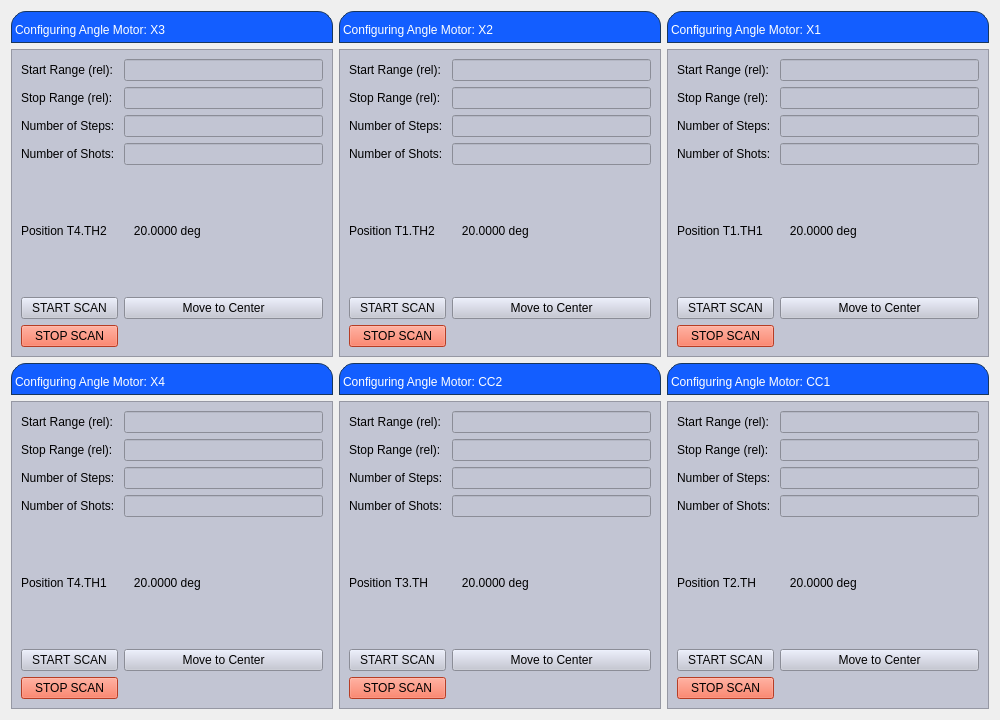
<?xml version="1.0" encoding="UTF-8"?>
<ui version="4.0">
 <class>Form</class>
 <widget class="QWidget" name="Form">
  <property name="geometry">
   <rect>
    <x>0</x>
    <y>0</y>
    <width>1000</width>
    <height>720</height>
   </rect>
  </property>
  <property name="windowTitle">
   <string>Scan Config</string>
  </property>
  <layout class="QGridLayout" name="gridLayout_main">
    <item row="0" column="0">
     <layout class="QVBoxLayout" name="verticalLayout_x3">
      <item>
       <widget class="QLabel" name="label_x3">
        <property name="styleSheet">
         <string notr="true">
background-color: rgb(19, 94, 255);
qproperty-alignment: AlignCenter;
border: 1px solid #FF17365D;
border-top-left-radius: 15px;
border-top-right-radius: 15px;
padding: 5 px 0 px;
color: rgb(255,255,255);
max-height: 25 px;
font-size: 14 px;
</string>
        </property>
        <property name="text">
         <string>Configuring Angle Motor: X3</string>
        </property>
       </widget>
      </item>
      <item>
       <widget class="QFrame" name="frame_x3">
        <property name="styleSheet">
         <string notr="true">background-color: rgb(194, 197, 211);</string>
        </property>
        <property name="frameShape">
         <enum>QFrame::StyledPanel</enum>
        </property>
        <property name="frameShadow">
         <enum>QFrame::Raised</enum>
        </property>
        <layout class="QGridLayout" name="gridLayout_x3">
         <item row="0" column="0">
          <widget class="QLabel" name="StartRange_x3">
           <property name="text">
            <string>Start Range (rel):</string>
           </property>
          </widget>
         </item>
         <item row="0" column="1" colspan="2">
          <widget class="PyDMLineEdit" name="startLineEdit_x3">
           <property name="precisionFromPV" stdset="0">
            <bool>true</bool>
           </property>
           <property name="channel" stdset="0">
            <string/>
           </property>
          </widget>
         </item>
         <item row="1" column="0">
          <widget class="QLabel" name="StopRange_x3">
           <property name="text">
            <string>Stop Range (rel):</string>
           </property>
          </widget>
         </item>
         <item row="1" column="1" colspan="2">
          <widget class="PyDMLineEdit" name="stopLineEdit_x3">
           <property name="channel" stdset="0">
            <string/>
           </property>
          </widget>
         </item>
         <item row="2" column="0">
          <widget class="QLabel" name="nSteps_x3">
           <property name="text">
            <string>Number of Steps:</string>
           </property>
          </widget>
         </item>
         <item row="2" column="1" colspan="2">
          <widget class="PyDMLineEdit" name="stepLineEdit_x3">
           <property name="channel" stdset="0">
            <string/>
           </property>
          </widget>
         </item>
         <item row="3" column="0">
          <widget class="QLabel" name="nShots_x3">
           <property name="text">
            <string>Number of Shots:</string>
           </property>
          </widget>
         </item>
         <item row="3" column="1" colspan="2">
          <widget class="PyDMLineEdit" name="nShotsLineEdit_x3">
           <property name="channel" stdset="0">
            <string/>
           </property>
          </widget>
         </item>
         <item row="4" column="0">
          <widget class="PyDMLabel" name="PositionLabel_x3">
           <property name="text">
            <string>Position T4.TH2</string>
           </property>
          </widget>
         </item>
         <item row="4" column="1">
          <widget class="PyDMLabel" name="PositionRBV_x3">
           <property name="text">
            <string>   20.0000 deg</string>
           </property>
           <property name="precision" stdset="0">
            <number>4</number>
           </property>
           <property name="showUnits" stdset="0">
            <bool>true</bool>
           </property>
           <property name="precisionFromPV" stdset="0">
            <bool>false</bool>
           </property>
           <property name="channel" stdset="0">
            <string>CA://XCS:SND:T4:TH2.RBV</string>
           </property>
          </widget>
         </item>
         <item row="4" column="2">
          <widget class="PyDMByteIndicator" name="byte_x3" native="true">
           <property name="toolTip">
            <string/>
           </property>
           <property name="channel" stdset="0">
            <string>CA://XCS:SND:T4:TH2.MOVN</string>
           </property>
           <property name="showLabels" stdset="0">
            <bool>true</bool>
           </property>
           <property name="circles" stdset="0">
            <bool>true</bool>
           </property>
           <property name="numBits" stdset="0">
            <number>1</number>
           </property>
           <property name="labels" stdset="0">
            <stringlist>
             <string></string>
            </stringlist>
           </property>
          </widget>
         </item>
         <item row="5" column="0">
          <widget class="PyDMPushButton" name="startButton_x3">
           <property name="styleSheet">
            <string notr="true">color: rgb(7, 7, 7);</string>
           </property>
           <property name="text">
            <string>START SCAN</string>
           </property>
           <property name="channel" stdset="0">
            <string/>
           </property>
          </widget>
         </item>
         <item row="5" column="1" colspan="2">
          <widget class="PyDMPushButton" name="moveToCenter_x3">
           <property name="text">
            <string>Move to Center</string>
           </property>
          </widget>
         </item>
         <item row="6" column="0">
          <widget class="PyDMPushButton" name="stopButton_x3">
           <property name="styleSheet">
            <string notr="true">background-color: rgb(255, 86, 52);
color: rgb(0, 0, 0);</string>
           </property>
           <property name="text">
            <string>STOP SCAN</string>
           </property>
           <property name="channel" stdset="0">
            <string/>
           </property>
          </widget>
         </item>
        </layout>
       </widget>
      </item>
     </layout>
    </item>
    <item row="0" column="1">
     <layout class="QVBoxLayout" name="verticalLayout_x2">
      <item>
       <widget class="QLabel" name="label_x2">
        <property name="styleSheet">
         <string notr="true">
background-color: rgb(19, 94, 255);
qproperty-alignment: AlignCenter;
border: 1px solid #FF17365D;
border-top-left-radius: 15px;
border-top-right-radius: 15px;
padding: 5 px 0 px;
color: rgb(255,255,255);
max-height: 25 px;
font-size: 14 px;
</string>
        </property>
        <property name="text">
         <string>Configuring Angle Motor: X2</string>
        </property>
       </widget>
      </item>
      <item>
       <widget class="QFrame" name="frame_x2">
        <property name="styleSheet">
         <string notr="true">background-color: rgb(194, 197, 211);</string>
        </property>
        <property name="frameShape">
         <enum>QFrame::StyledPanel</enum>
        </property>
        <property name="frameShadow">
         <enum>QFrame::Raised</enum>
        </property>
        <layout class="QGridLayout" name="gridLayout_x2">
         <item row="0" column="0">
          <widget class="QLabel" name="StartRange_x2">
           <property name="text">
            <string>Start Range (rel):</string>
           </property>
          </widget>
         </item>
         <item row="0" column="1" colspan="2">
          <widget class="PyDMLineEdit" name="startLineEdit_x2">
           <property name="precisionFromPV" stdset="0">
            <bool>true</bool>
           </property>
           <property name="channel" stdset="0">
            <string/>
           </property>
          </widget>
         </item>
         <item row="1" column="0">
          <widget class="QLabel" name="StopRange_x2">
           <property name="text">
            <string>Stop Range (rel):</string>
           </property>
          </widget>
         </item>
         <item row="1" column="1" colspan="2">
          <widget class="PyDMLineEdit" name="stopLineEdit_x2">
           <property name="channel" stdset="0">
            <string/>
           </property>
          </widget>
         </item>
         <item row="2" column="0">
          <widget class="QLabel" name="nSteps_x2">
           <property name="text">
            <string>Number of Steps:</string>
           </property>
          </widget>
         </item>
         <item row="2" column="1" colspan="2">
          <widget class="PyDMLineEdit" name="stepLineEdit_x2">
           <property name="channel" stdset="0">
            <string/>
           </property>
          </widget>
         </item>
         <item row="3" column="0">
          <widget class="QLabel" name="nShots_x2">
           <property name="text">
            <string>Number of Shots:</string>
           </property>
          </widget>
         </item>
         <item row="3" column="1" colspan="2">
          <widget class="PyDMLineEdit" name="nShotsLineEdit_x2">
           <property name="channel" stdset="0">
            <string/>
           </property>
          </widget>
         </item>
         <item row="4" column="0">
          <widget class="PyDMLabel" name="PositionLabel_x2">
           <property name="text">
            <string>Position T1.TH2</string>
           </property>
          </widget>
         </item>
         <item row="4" column="1">
          <widget class="PyDMLabel" name="PositionRBV_x2">
           <property name="text">
            <string>   20.0000 deg</string>
           </property>
           <property name="precision" stdset="0">
            <number>4</number>
           </property>
           <property name="showUnits" stdset="0">
            <bool>true</bool>
           </property>
           <property name="precisionFromPV" stdset="0">
            <bool>false</bool>
           </property>
           <property name="channel" stdset="0">
            <string>CA://XCS:SND:T1:TH2.RBV</string>
           </property>
          </widget>
         </item>
         <item row="4" column="2">
          <widget class="PyDMByteIndicator" name="byte_x2" native="true">
           <property name="toolTip">
            <string/>
           </property>
           <property name="channel" stdset="0">
            <string>CA://XCS:SND:T1:TH2.MOVN</string>
           </property>
           <property name="showLabels" stdset="0">
            <bool>true</bool>
           </property>
           <property name="circles" stdset="0">
            <bool>true</bool>
           </property>
           <property name="numBits" stdset="0">
            <number>1</number>
           </property>
           <property name="labels" stdset="0">
            <stringlist>
             <string></string>
            </stringlist>
           </property>
          </widget>
         </item>
         <item row="5" column="0">
          <widget class="PyDMPushButton" name="startButton_x2">
           <property name="styleSheet">
            <string notr="true">color: rgb(7, 7, 7);</string>
           </property>
           <property name="text">
            <string>START SCAN</string>
           </property>
           <property name="channel" stdset="0">
            <string/>
           </property>
          </widget>
         </item>
         <item row="5" column="1" colspan="2">
          <widget class="PyDMPushButton" name="moveToCenter_x2">
           <property name="text">
            <string>Move to Center</string>
           </property>
          </widget>
         </item>
         <item row="6" column="0">
          <widget class="PyDMPushButton" name="stopButton_x2">
           <property name="styleSheet">
            <string notr="true">background-color: rgb(255, 86, 52);
color: rgb(0, 0, 0);</string>
           </property>
           <property name="text">
            <string>STOP SCAN</string>
           </property>
           <property name="channel" stdset="0">
            <string/>
           </property>
          </widget>
         </item>
        </layout>
       </widget>
      </item>
     </layout>
    </item>
    <item row="0" column="2">
     <layout class="QVBoxLayout" name="verticalLayout_x1">
      <item>
       <widget class="QLabel" name="label_x1">
        <property name="styleSheet">
         <string notr="true">
background-color: rgb(19, 94, 255);
qproperty-alignment: AlignCenter;
border: 1px solid #FF17365D;
border-top-left-radius: 15px;
border-top-right-radius: 15px;
padding: 5 px 0 px;
color: rgb(255,255,255);
max-height: 25 px;
font-size: 14 px;
</string>
        </property>
        <property name="text">
         <string>Configuring Angle Motor: X1</string>
        </property>
       </widget>
      </item>
      <item>
       <widget class="QFrame" name="frame_x1">
        <property name="styleSheet">
         <string notr="true">background-color: rgb(194, 197, 211);</string>
        </property>
        <property name="frameShape">
         <enum>QFrame::StyledPanel</enum>
        </property>
        <property name="frameShadow">
         <enum>QFrame::Raised</enum>
        </property>
        <layout class="QGridLayout" name="gridLayout_x1">
         <item row="0" column="0">
          <widget class="QLabel" name="StartRange_x1">
           <property name="text">
            <string>Start Range (rel):</string>
           </property>
          </widget>
         </item>
         <item row="0" column="1" colspan="2">
          <widget class="PyDMLineEdit" name="startLineEdit_x1">
           <property name="precisionFromPV" stdset="0">
            <bool>true</bool>
           </property>
           <property name="channel" stdset="0">
            <string/>
           </property>
          </widget>
         </item>
         <item row="1" column="0">
          <widget class="QLabel" name="StopRange_x1">
           <property name="text">
            <string>Stop Range (rel):</string>
           </property>
          </widget>
         </item>
         <item row="1" column="1" colspan="2">
          <widget class="PyDMLineEdit" name="stopLineEdit_x1">
           <property name="channel" stdset="0">
            <string/>
           </property>
          </widget>
         </item>
         <item row="2" column="0">
          <widget class="QLabel" name="nSteps_x1">
           <property name="text">
            <string>Number of Steps:</string>
           </property>
          </widget>
         </item>
         <item row="2" column="1" colspan="2">
          <widget class="PyDMLineEdit" name="stepLineEdit_x1">
           <property name="channel" stdset="0">
            <string/>
           </property>
          </widget>
         </item>
         <item row="3" column="0">
          <widget class="QLabel" name="nShots_x1">
           <property name="text">
            <string>Number of Shots:</string>
           </property>
          </widget>
         </item>
         <item row="3" column="1" colspan="2">
          <widget class="PyDMLineEdit" name="nShotsLineEdit_x1">
           <property name="channel" stdset="0">
            <string/>
           </property>
          </widget>
         </item>
         <item row="4" column="0">
          <widget class="PyDMLabel" name="PositionLabel_x1">
           <property name="text">
            <string>Position T1.TH1</string>
           </property>
          </widget>
         </item>
         <item row="4" column="1">
          <widget class="PyDMLabel" name="PositionRBV_x1">
           <property name="text">
            <string>   20.0000 deg</string>
           </property>
           <property name="precision" stdset="0">
            <number>4</number>
           </property>
           <property name="showUnits" stdset="0">
            <bool>true</bool>
           </property>
           <property name="precisionFromPV" stdset="0">
            <bool>false</bool>
           </property>
           <property name="channel" stdset="0">
            <string>CA://XCS:SND:T1:TH1.RBV</string>
           </property>
          </widget>
         </item>
         <item row="4" column="2">
          <widget class="PyDMByteIndicator" name="byte_x1" native="true">
           <property name="toolTip">
            <string/>
           </property>
           <property name="channel" stdset="0">
            <string>CA://XCS:SND:T1:TH1.MOVN</string>
           </property>
           <property name="showLabels" stdset="0">
            <bool>true</bool>
           </property>
           <property name="circles" stdset="0">
            <bool>true</bool>
           </property>
           <property name="numBits" stdset="0">
            <number>1</number>
           </property>
           <property name="labels" stdset="0">
            <stringlist>
             <string></string>
            </stringlist>
           </property>
          </widget>
         </item>
         <item row="5" column="0">
          <widget class="PyDMPushButton" name="startButton_x1">
           <property name="styleSheet">
            <string notr="true">color: rgb(7, 7, 7);</string>
           </property>
           <property name="text">
            <string>START SCAN</string>
           </property>
           <property name="channel" stdset="0">
            <string/>
           </property>
          </widget>
         </item>
         <item row="5" column="1" colspan="2">
          <widget class="PyDMPushButton" name="moveToCenter_x1">
           <property name="text">
            <string>Move to Center</string>
           </property>
          </widget>
         </item>
         <item row="6" column="0">
          <widget class="PyDMPushButton" name="stopButton_x1">
           <property name="styleSheet">
            <string notr="true">background-color: rgb(255, 86, 52);
color: rgb(0, 0, 0);</string>
           </property>
           <property name="text">
            <string>STOP SCAN</string>
           </property>
           <property name="channel" stdset="0">
            <string/>
           </property>
          </widget>
         </item>
        </layout>
       </widget>
      </item>
     </layout>
    </item>
    <item row="1" column="0">
     <layout class="QVBoxLayout" name="verticalLayout_x4">
      <item>
       <widget class="QLabel" name="label_x4">
        <property name="styleSheet">
         <string notr="true">
background-color: rgb(19, 94, 255);
qproperty-alignment: AlignCenter;
border: 1px solid #FF17365D;
border-top-left-radius: 15px;
border-top-right-radius: 15px;
padding: 5 px 0 px;
color: rgb(255,255,255);
max-height: 25 px;
font-size: 14 px;
</string>
        </property>
        <property name="text">
         <string>Configuring Angle Motor: X4</string>
        </property>
       </widget>
      </item>
      <item>
       <widget class="QFrame" name="frame_x4">
        <property name="styleSheet">
         <string notr="true">background-color: rgb(194, 197, 211);</string>
        </property>
        <property name="frameShape">
         <enum>QFrame::StyledPanel</enum>
        </property>
        <property name="frameShadow">
         <enum>QFrame::Raised</enum>
        </property>
        <layout class="QGridLayout" name="gridLayout_x4">
         <item row="0" column="0">
          <widget class="QLabel" name="StartRange_x4">
           <property name="text">
            <string>Start Range (rel):</string>
           </property>
          </widget>
         </item>
         <item row="0" column="1" colspan="2">
          <widget class="PyDMLineEdit" name="startLineEdit_x4">
           <property name="precisionFromPV" stdset="0">
            <bool>true</bool>
           </property>
           <property name="channel" stdset="0">
            <string/>
           </property>
          </widget>
         </item>
         <item row="1" column="0">
          <widget class="QLabel" name="StopRange_x4">
           <property name="text">
            <string>Stop Range (rel):</string>
           </property>
          </widget>
         </item>
         <item row="1" column="1" colspan="2">
          <widget class="PyDMLineEdit" name="stopLineEdit_x4">
           <property name="channel" stdset="0">
            <string/>
           </property>
          </widget>
         </item>
         <item row="2" column="0">
          <widget class="QLabel" name="nSteps_x4">
           <property name="text">
            <string>Number of Steps:</string>
           </property>
          </widget>
         </item>
         <item row="2" column="1" colspan="2">
          <widget class="PyDMLineEdit" name="stepLineEdit_x4">
           <property name="channel" stdset="0">
            <string/>
           </property>
          </widget>
         </item>
         <item row="3" column="0">
          <widget class="QLabel" name="nShots_x4">
           <property name="text">
            <string>Number of Shots:</string>
           </property>
          </widget>
         </item>
         <item row="3" column="1" colspan="2">
          <widget class="PyDMLineEdit" name="nShotsLineEdit_x4">
           <property name="channel" stdset="0">
            <string/>
           </property>
          </widget>
         </item>
         <item row="4" column="0">
          <widget class="PyDMLabel" name="PositionLabel_x4">
           <property name="text">
            <string>Position T4.TH1</string>
           </property>
          </widget>
         </item>
         <item row="4" column="1">
          <widget class="PyDMLabel" name="PositionRBV_x4">
           <property name="text">
            <string>   20.0000 deg</string>
           </property>
           <property name="precision" stdset="0">
            <number>4</number>
           </property>
           <property name="showUnits" stdset="0">
            <bool>true</bool>
           </property>
           <property name="precisionFromPV" stdset="0">
            <bool>false</bool>
           </property>
           <property name="channel" stdset="0">
            <string>CA://XCS:SND:T4:TH1.RBV</string>
           </property>
          </widget>
         </item>
         <item row="4" column="2">
          <widget class="PyDMByteIndicator" name="byte_x4" native="true">
           <property name="toolTip">
            <string/>
           </property>
           <property name="channel" stdset="0">
            <string>CA://XCS:SND:T4:TH1.MOVN</string>
           </property>
           <property name="showLabels" stdset="0">
            <bool>true</bool>
           </property>
           <property name="circles" stdset="0">
            <bool>true</bool>
           </property>
           <property name="numBits" stdset="0">
            <number>1</number>
           </property>
           <property name="labels" stdset="0">
            <stringlist>
             <string></string>
            </stringlist>
           </property>
          </widget>
         </item>
         <item row="5" column="0">
          <widget class="PyDMPushButton" name="startButton_x4">
           <property name="styleSheet">
            <string notr="true">color: rgb(7, 7, 7);</string>
           </property>
           <property name="text">
            <string>START SCAN</string>
           </property>
           <property name="channel" stdset="0">
            <string/>
           </property>
          </widget>
         </item>
         <item row="5" column="1" colspan="2">
          <widget class="PyDMPushButton" name="moveToCenter_x4">
           <property name="text">
            <string>Move to Center</string>
           </property>
          </widget>
         </item>
         <item row="6" column="0">
          <widget class="PyDMPushButton" name="stopButton_x4">
           <property name="styleSheet">
            <string notr="true">background-color: rgb(255, 86, 52);
color: rgb(0, 0, 0);</string>
           </property>
           <property name="text">
            <string>STOP SCAN</string>
           </property>
           <property name="channel" stdset="0">
            <string/>
           </property>
          </widget>
         </item>
        </layout>
       </widget>
      </item>
     </layout>
    </item>
    <item row="1" column="1">
     <layout class="QVBoxLayout" name="verticalLayout_cc2">
      <item>
       <widget class="QLabel" name="label_cc2">
        <property name="styleSheet">
         <string notr="true">
background-color: rgb(19, 94, 255);
qproperty-alignment: AlignCenter;
border: 1px solid #FF17365D;
border-top-left-radius: 15px;
border-top-right-radius: 15px;
padding: 5 px 0 px;
color: rgb(255,255,255);
max-height: 25 px;
font-size: 14 px;
</string>
        </property>
        <property name="text">
         <string>Configuring Angle Motor: CC2</string>
        </property>
       </widget>
      </item>
      <item>
       <widget class="QFrame" name="frame_cc2">
        <property name="styleSheet">
         <string notr="true">background-color: rgb(194, 197, 211);</string>
        </property>
        <property name="frameShape">
         <enum>QFrame::StyledPanel</enum>
        </property>
        <property name="frameShadow">
         <enum>QFrame::Raised</enum>
        </property>
        <layout class="QGridLayout" name="gridLayout_cc2">
         <item row="0" column="0">
          <widget class="QLabel" name="StartRange_cc2">
           <property name="text">
            <string>Start Range (rel):</string>
           </property>
          </widget>
         </item>
         <item row="0" column="1" colspan="2">
          <widget class="PyDMLineEdit" name="startLineEdit_cc2">
           <property name="precisionFromPV" stdset="0">
            <bool>true</bool>
           </property>
           <property name="channel" stdset="0">
            <string/>
           </property>
          </widget>
         </item>
         <item row="1" column="0">
          <widget class="QLabel" name="StopRange_cc2">
           <property name="text">
            <string>Stop Range (rel):</string>
           </property>
          </widget>
         </item>
         <item row="1" column="1" colspan="2">
          <widget class="PyDMLineEdit" name="stopLineEdit_cc2">
           <property name="channel" stdset="0">
            <string/>
           </property>
          </widget>
         </item>
         <item row="2" column="0">
          <widget class="QLabel" name="nSteps_cc2">
           <property name="text">
            <string>Number of Steps:</string>
           </property>
          </widget>
         </item>
         <item row="2" column="1" colspan="2">
          <widget class="PyDMLineEdit" name="stepLineEdit_cc2">
           <property name="channel" stdset="0">
            <string/>
           </property>
          </widget>
         </item>
         <item row="3" column="0">
          <widget class="QLabel" name="nShots_cc2">
           <property name="text">
            <string>Number of Shots:</string>
           </property>
          </widget>
         </item>
         <item row="3" column="1" colspan="2">
          <widget class="PyDMLineEdit" name="nShotsLineEdit_cc2">
           <property name="channel" stdset="0">
            <string/>
           </property>
          </widget>
         </item>
         <item row="4" column="0">
          <widget class="PyDMLabel" name="PositionLabel_cc2">
           <property name="text">
            <string>Position T3.TH</string>
           </property>
          </widget>
         </item>
         <item row="4" column="1">
          <widget class="PyDMLabel" name="PositionRBV_cc2">
           <property name="text">
            <string>   20.0000 deg</string>
           </property>
           <property name="precision" stdset="0">
            <number>4</number>
           </property>
           <property name="showUnits" stdset="0">
            <bool>true</bool>
           </property>
           <property name="precisionFromPV" stdset="0">
            <bool>false</bool>
           </property>
           <property name="channel" stdset="0">
            <string>CA://XCS:SND:T3:TH.RBV</string>
           </property>
          </widget>
         </item>
         <item row="4" column="2">
          <widget class="PyDMByteIndicator" name="byte_cc2" native="true">
           <property name="toolTip">
            <string/>
           </property>
           <property name="channel" stdset="0">
            <string>CA://XCS:SND:T3:TH.MOVN</string>
           </property>
           <property name="showLabels" stdset="0">
            <bool>true</bool>
           </property>
           <property name="circles" stdset="0">
            <bool>true</bool>
           </property>
           <property name="numBits" stdset="0">
            <number>1</number>
           </property>
           <property name="labels" stdset="0">
            <stringlist>
             <string></string>
            </stringlist>
           </property>
          </widget>
         </item>
         <item row="5" column="0">
          <widget class="PyDMPushButton" name="startButton_cc2">
           <property name="styleSheet">
            <string notr="true">color: rgb(7, 7, 7);</string>
           </property>
           <property name="text">
            <string>START SCAN</string>
           </property>
           <property name="channel" stdset="0">
            <string/>
           </property>
          </widget>
         </item>
         <item row="5" column="1" colspan="2">
          <widget class="PyDMPushButton" name="moveToCenter_cc2">
           <property name="text">
            <string>Move to Center</string>
           </property>
          </widget>
         </item>
         <item row="6" column="0">
          <widget class="PyDMPushButton" name="stopButton_cc2">
           <property name="styleSheet">
            <string notr="true">background-color: rgb(255, 86, 52);
color: rgb(0, 0, 0);</string>
           </property>
           <property name="text">
            <string>STOP SCAN</string>
           </property>
           <property name="channel" stdset="0">
            <string/>
           </property>
          </widget>
         </item>
        </layout>
       </widget>
      </item>
     </layout>
    </item>
    <item row="1" column="2">
     <layout class="QVBoxLayout" name="verticalLayout_cc1">
      <item>
       <widget class="QLabel" name="label_cc1">
        <property name="styleSheet">
         <string notr="true">
background-color: rgb(19, 94, 255);
qproperty-alignment: AlignCenter;
border: 1px solid #FF17365D;
border-top-left-radius: 15px;
border-top-right-radius: 15px;
padding: 5 px 0 px;
color: rgb(255,255,255);
max-height: 25 px;
font-size: 14 px;
</string>
        </property>
        <property name="text">
         <string>Configuring Angle Motor: CC1</string>
        </property>
       </widget>
      </item>
      <item>
       <widget class="QFrame" name="frame_cc1">
        <property name="styleSheet">
         <string notr="true">background-color: rgb(194, 197, 211);</string>
        </property>
        <property name="frameShape">
         <enum>QFrame::StyledPanel</enum>
        </property>
        <property name="frameShadow">
         <enum>QFrame::Raised</enum>
        </property>
        <layout class="QGridLayout" name="gridLayout_cc1">
         <item row="0" column="0">
          <widget class="QLabel" name="StartRange_cc1">
           <property name="text">
            <string>Start Range (rel):</string>
           </property>
          </widget>
         </item>
         <item row="0" column="1" colspan="2">
          <widget class="PyDMLineEdit" name="startLineEdit_cc1">
           <property name="precisionFromPV" stdset="0">
            <bool>true</bool>
           </property>
           <property name="channel" stdset="0">
            <string/>
           </property>
          </widget>
         </item>
         <item row="1" column="0">
          <widget class="QLabel" name="StopRange_cc1">
           <property name="text">
            <string>Stop Range (rel):</string>
           </property>
          </widget>
         </item>
         <item row="1" column="1" colspan="2">
          <widget class="PyDMLineEdit" name="stopLineEdit_cc1">
           <property name="channel" stdset="0">
            <string/>
           </property>
          </widget>
         </item>
         <item row="2" column="0">
          <widget class="QLabel" name="nSteps_cc1">
           <property name="text">
            <string>Number of Steps:</string>
           </property>
          </widget>
         </item>
         <item row="2" column="1" colspan="2">
          <widget class="PyDMLineEdit" name="stepLineEdit_cc1">
           <property name="channel" stdset="0">
            <string/>
           </property>
          </widget>
         </item>
         <item row="3" column="0">
          <widget class="QLabel" name="nShots_cc1">
           <property name="text">
            <string>Number of Shots:</string>
           </property>
          </widget>
         </item>
         <item row="3" column="1" colspan="2">
          <widget class="PyDMLineEdit" name="nShotsLineEdit_cc1">
           <property name="channel" stdset="0">
            <string/>
           </property>
          </widget>
         </item>
         <item row="4" column="0">
          <widget class="PyDMLabel" name="PositionLabel_cc1">
           <property name="text">
            <string>Position T2.TH</string>
           </property>
          </widget>
         </item>
         <item row="4" column="1">
          <widget class="PyDMLabel" name="PositionRBV_cc1">
           <property name="text">
            <string>   20.0000 deg</string>
           </property>
           <property name="precision" stdset="0">
            <number>4</number>
           </property>
           <property name="showUnits" stdset="0">
            <bool>true</bool>
           </property>
           <property name="precisionFromPV" stdset="0">
            <bool>false</bool>
           </property>
           <property name="channel" stdset="0">
            <string>CA://XCS:SND:T2:TH.RBV</string>
           </property>
          </widget>
         </item>
         <item row="4" column="2">
          <widget class="PyDMByteIndicator" name="byte_cc1" native="true">
           <property name="toolTip">
            <string/>
           </property>
           <property name="channel" stdset="0">
            <string>CA://XCS:SND:T2:TH.MOVN</string>
           </property>
           <property name="showLabels" stdset="0">
            <bool>true</bool>
           </property>
           <property name="circles" stdset="0">
            <bool>true</bool>
           </property>
           <property name="numBits" stdset="0">
            <number>1</number>
           </property>
           <property name="labels" stdset="0">
            <stringlist>
             <string></string>
            </stringlist>
           </property>
          </widget>
         </item>
         <item row="5" column="0">
          <widget class="PyDMPushButton" name="startButton_cc1">
           <property name="styleSheet">
            <string notr="true">color: rgb(7, 7, 7);</string>
           </property>
           <property name="text">
            <string>START SCAN</string>
           </property>
           <property name="channel" stdset="0">
            <string/>
           </property>
          </widget>
         </item>
         <item row="5" column="1" colspan="2">
          <widget class="PyDMPushButton" name="moveToCenter_cc1">
           <property name="text">
            <string>Move to Center</string>
           </property>
          </widget>
         </item>
         <item row="6" column="0">
          <widget class="PyDMPushButton" name="stopButton_cc1">
           <property name="styleSheet">
            <string notr="true">background-color: rgb(255, 86, 52);
color: rgb(0, 0, 0);</string>
           </property>
           <property name="text">
            <string>STOP SCAN</string>
           </property>
           <property name="channel" stdset="0">
            <string/>
           </property>
          </widget>
         </item>
        </layout>
       </widget>
      </item>
     </layout>
    </item>
  </layout>
 </widget>
 <customwidgets>
  <customwidget>
   <class>PyDMLabel</class>
   <extends>QLabel</extends>
   <header>pydm.widgets.label</header>
  </customwidget>
  <customwidget>
   <class>PyDMByteIndicator</class>
   <extends>QWidget</extends>
   <header>pydm.widgets.byte</header>
  </customwidget>
  <customwidget>
   <class>PyDMLineEdit</class>
   <extends>QLineEdit</extends>
   <header>pydm.widgets.line_edit</header>
  </customwidget>
  <customwidget>
   <class>PyDMPushButton</class>
   <extends>QPushButton</extends>
   <header>pydm.widgets.pushbutton</header>
  </customwidget>
 </customwidgets>
 <resources/>
 <connections/>
</ui>
